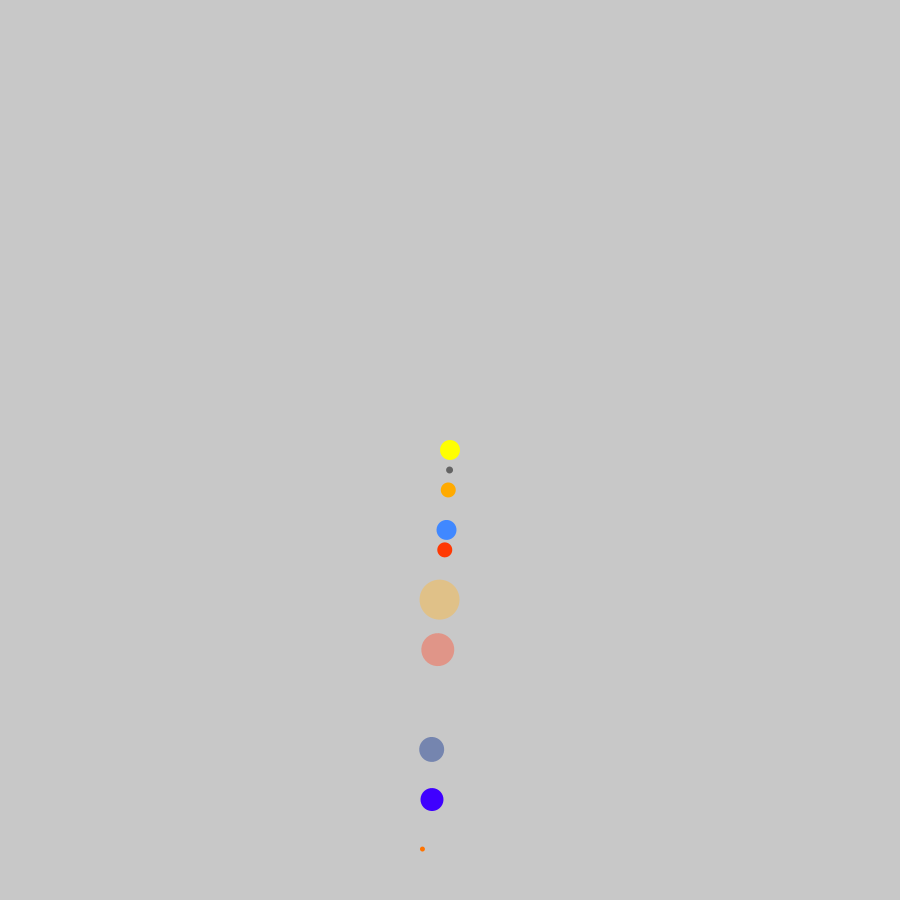
Frame 1 (no input)
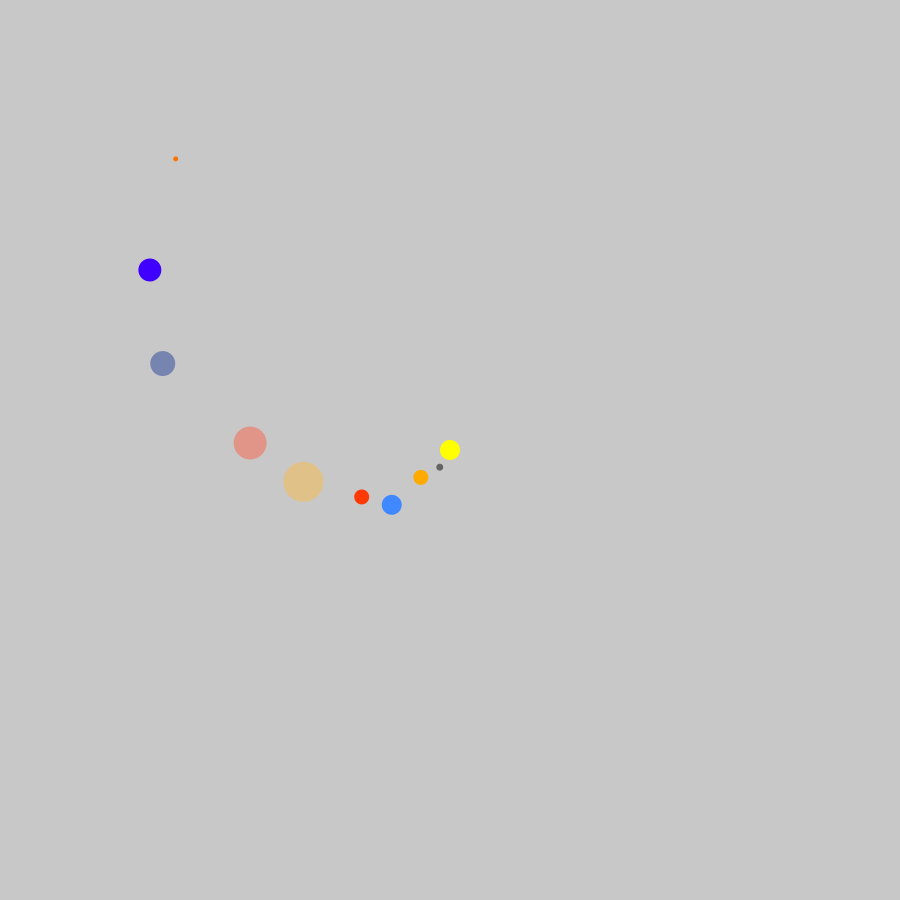
Frame 60 (the mouse pressed at the canvas centre just before this capture)
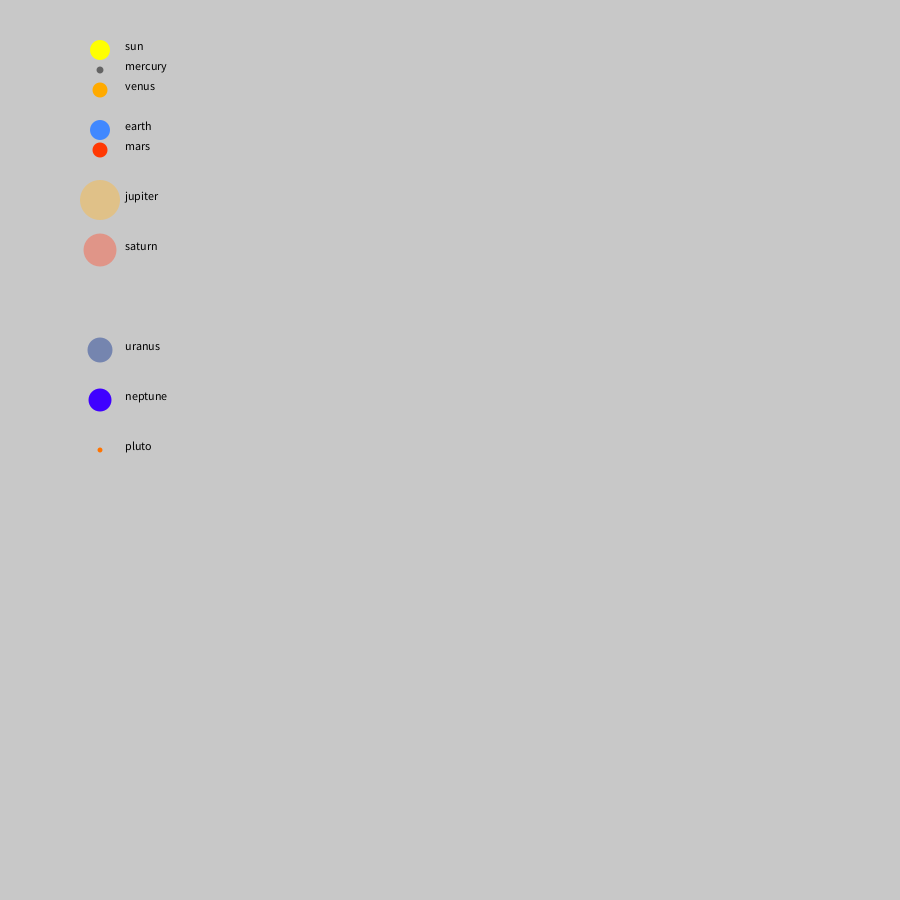
Frame 120 (the mouse held since frame 60 and released just before this capture)

The Processing sketch that drew these frames (run headless with seeded random() and noise(); from frame 60 on, the mouse is pressed at the canvas centre):

// Processing sketch: processing_118067
// ── processing_118067.pde

float angle=0;

void setup() {
  size (900, 900);
  ellipseMode(CENTER);
}

void draw() {
  background(200);
  noStroke();
  //ellipse(width/2, height/2, 50,50);


  if (mousePressed==true) {
    angle +=0;
    //sun
    fill(0);
    text("sun",125,50);
    fill(255, 255, 0);
    ellipse(100, 50, 20, 20);

    //mercury
    fill(0);
    text("mercury",125,70);
    fill(100);
    ellipse(100, 70, 7, 7);

    //venus
    fill(0);
    text("venus",125,90);
    fill(255, 170, 0);
    ellipse(100, 90, 15, 15);

    //earth
    fill(0);
    text("earth",125,130);
    fill(64, 136, 255);
    ellipse(100, 130, 20, 20);

    //mars
    fill(0);
    text("mars",125,150);
    fill(255, 57, 3);
    ellipse(100, 150, 15, 15);

    //jupiter
    fill(0);
    text("jupiter",125,200);
    fill(224, 193, 136);
    ellipse(100, 200, 40, 40);

    //saturn
    fill(0);
    text("saturn",125,250);
    fill(224, 149, 136);
    ellipse(100, 250, 33, 33);
    
    //uranus
    fill(0);
    text("uranus",125,350);
    fill(117, 133, 175);
    ellipse(100, 350, 25, 25);

    //neptune
    fill(0);
    text("neptune",125,400);
    fill(63, 0, 255);
    ellipse(100, 400, 23, 23);

    //pluto
    fill(0);
    text("pluto",125,450);
    fill(255, 115, 0);
    ellipse(100, 450, 5, 5);
    
  }
  else {
    angle +=.25;
//  }

    pushMatrix();
    translate(width/2, height/2);

    rotate(radians(angle));
    //sun
    fill(255, 255, 0);
    ellipse(0, 0, 20, 20);

    //Mercury
    rotate(radians(angle+.75));
    fill(100);
    ellipse(0, 20, 7, 7);

    //venus
    rotate(radians(angle+1));
    fill(255, 170, 0);
    ellipse(0, 40, 15, 15);

    //earth
    fill(64, 136, 255);
    ellipse(0, 80, 20, 20);

    //mars
    rotate(radians(angle+.25));
    fill(255, 57, 3);
    ellipse(0, 100, 15, 15);

    //jupiter
    rotate(radians(angle+.75));
    fill(224, 193, 136);
    ellipse(0, 150, 40, 40);

    //saturn
    rotate(radians(angle-.75));
    fill(224, 149, 136);
    ellipse(0, 200, 33, 33);

    //uranus
    rotate(radians(angle-.25));
    fill(117, 133, 175);
    ellipse(0, 300, 25, 25);

    //neptune
    rotate(radians(angle-.8));
    fill(63, 0, 255);
    ellipse(0, 350, 23, 23);

    //pluto
    rotate(radians(angle+.75));
    fill(255, 115, 0);
    ellipse(0, 400, 5, 5);

    popMatrix();
  }
}
